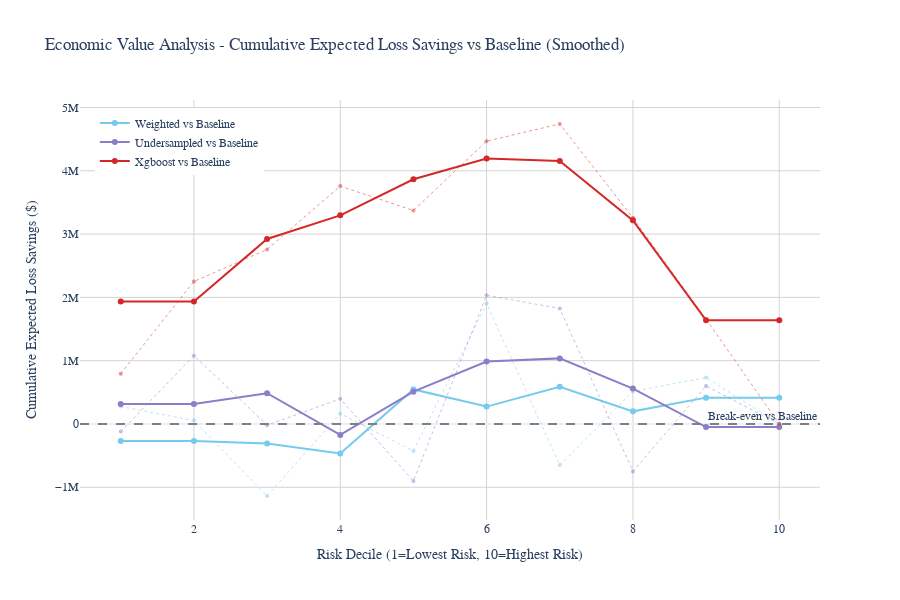

The cell this chart's notebook holds for it:
### Code cell
def visualize_economic_value_with_smoothing(risk_results, baseline_model='Baseline', window_size=3):
    """
    Visualize economic value analysis using the pre-calculated cumulative_expected_loss column
    with smoothing applied to reduce fluctuations
    
    Parameters:
    - risk_results: Dictionary with risk analysis results by model
    - baseline_model: Name of the baseline model
    - window_size: Size of the window for moving average smoothing
    
    Returns:
    - Plotly figure
    """
    import plotly.graph_objects as go
    import numpy as np
    import pandas as pd
    
    # Define colors for models
    colors = {
        'Baseline':  '#1560bd',   
        'Weighted': '#75caed',     
        'Undersampled':  '#8B7EC8', 
        'Xgboost': '#d62728'        
    }
    
    # Get baseline results with cumulative expected loss
    baseline_results = risk_results[baseline_model]['decile_metrics']
    baseline_cumulative = baseline_results['cumulative_expected_loss'].tolist()
    
    # Create figure
    fig = go.Figure()
    
    # Function to apply moving average smoothing
    def apply_smoothing(data, window_size):
        # If window_size is too large for our data, reduce it
        actual_window = min(window_size, len(data))
        if actual_window <= 1:
            return data
        
        # Use pandas rolling mean for smoothing
        return pd.Series(data).rolling(window=actual_window, center=True).mean().fillna(method='bfill').fillna(method='ffill').tolist()
    
    # Process each model
    economic_data = []
    
    for model, data in risk_results.items():
        if model == baseline_model:
            continue
            
        # Get this model's cumulative expected loss
        model_cumulative = data['decile_metrics']['cumulative_expected_loss'].tolist()
        
        # Calculate economic value (difference in cumulative expected loss)
        economic_value = [baseline_cumulative[i] - model_cumulative[i] for i in range(len(baseline_cumulative))]
        
        # Apply smoothing
        smoothed_value = apply_smoothing(economic_value, window_size)
        
        economic_data.append({
            'model': model,
            'deciles': list(range(1, 11)),
            'cumulative_value': economic_value,
            'smoothed_value': smoothed_value
        })
    
    # Add traces for each model - both raw and smoothed
    for data in economic_data:
        # Raw data (with lower opacity)
        fig.add_trace(go.Scatter(
            x=data['deciles'],
            y=data['cumulative_value'],
            mode='lines+markers',
            name=f'{data["model"]} (Raw)',
            line=dict(color=colors.get(data['model'], '#000000'), width=1, dash='dot'),
            marker=dict(size=4),
            opacity=0.5,
            showlegend=False
        ))
        
        # Smoothed data
        fig.add_trace(go.Scatter(
            x=data['deciles'],
            y=data['smoothed_value'],
            mode='lines+markers',
            name=f'{data["model"]} vs {baseline_model}',
            line=dict(color=colors.get(data['model'], '#000000'), width=2),
            marker=dict(size=6)
        ))
    
    # Add zero line
    fig.add_hline(y=0, line_dash="dash", line_color="gray", 
                  annotation_text=f"Break-even vs {baseline_model}")
    
    # Update layout
    fig.update_layout(
        title='Economic Value Analysis - Cumulative Expected Loss Savings vs Baseline (Smoothed)',
        xaxis_title='Risk Decile (1=Lowest Risk, 10=Highest Risk)',
        yaxis_title='Cumulative Expected Loss Savings ($)',
        template='plotly_white',
        font=dict(family="Arial", size=12),
        legend=dict(x=0.02, y=0.98),
        height=600
    )
    
    # Update axes
    fig.update_xaxes(gridcolor='lightgray')
    fig.update_yaxes(gridcolor='lightgray')
    print(economic_data)
    return fig

# Para ejecutar y mostrar la gráfica:
fig_economic_smoothed = visualize_economic_value_with_smoothing(risk_results, window_size=3)
fig_economic_smoothed.show()

### Figure 1 — Plotly figure (JSON) as saved in the notebook; plotly's stock layout.template omitted (floating-point values rounded to 4 significant figures)
{"data": [{"line": {"color": "#75caed", "dash": "dot", "width": 1}, "marker": {"size": 4}, "mode": "lines+markers", "name": "Weighted (Raw)", "opacity": 0.5, "showlegend": false, "type": "scatter", "x": [1, 2, 3, 4, 5, 6, 7, 8, 9, 10], "y": [276885, 53250, -1138170, 163170, -428205, 1901730, -650190, 514545, 733605, 0]}, {"line": {"color": "#75caed", "width": 2}, "marker": {"size": 6}, "mode": "lines+markers", "name": "Weighted vs Baseline", "type": "scatter", "x": [1, 2, 3, 4, 5, 6, 7, 8, 9, 10], "y": [-269345, -269345, -307250, -467735, 545565, 274445, 588695, 199320, 416050, 416050]}, {"line": {"color": "#8B7EC8", "dash": "dot", "width": 1}, "marker": {"size": 4}, "mode": "lines+markers", "name": "Undersampled (Raw)", "opacity": 0.5, "showlegend": false, "type": "scatter", "x": [1, 2, 3, 4, 5, 6, 7, 8, 9, 10], "y": [-118365, 1079700, -18375, 396810, -899640, 2031975, 1825620, -749130, 600225, 0]}, {"line": {"color": "#8B7EC8", "width": 2}, "marker": {"size": 6}, "mode": "lines+markers", "name": "Undersampled vs Baseline", "type": "scatter", "x": [1, 2, 3, 4, 5, 6, 7, 8, 9, 10], "y": [314320, 314320, 486045, -173735, 509715, 985985, 1036155, 558905, -49635, -49635]}, {"line": {"color": "#d62728", "dash": "dot", "width": 1}, "marker": {"size": 4}, "mode": "lines+markers", "name": "Xgboost (Raw)", "opacity": 0.5, "showlegend": false, "type": "scatter", "x": [1, 2, 3, 4, 5, 6, 7, 8, 9, 10], "y": [795195, 2251455, 2757360, 3758460, 3372615, 4468560, 4739295, 3256815, 1655040, 0]}, {"line": {"color": "#d62728", "width": 2}, "marker": {"size": 6}, "mode": "lines+markers", "name": "Xgboost vs Baseline", "type": "scatter", "x": [1, 2, 3, 4, 5, 6, 7, 8, 9, 10], "y": [1934670, 1934670, 2922425, 3296145, 3866545, 4193490, 4154890, 3217050, 1637285, 1637285]}], "layout": {"annotations": [{"showarrow": false, "text": "Break-even vs Baseline", "x": 1, "xanchor": "right", "xref": "x domain", "y": 0, "yanchor": "bottom", "yref": "y"}], "font": {"family": "Arial", "size": 12}, "height": 600, "legend": {"x": 0.02, "y": 0.98}, "shapes": [{"line": {"color": "gray", "dash": "dash"}, "type": "line", "x0": 0, "x1": 1, "xref": "x domain", "y0": 0, "y1": 0, "yref": "y"}], "title": {"text": "Economic Value Analysis - Cumulative Expected Loss Savings vs Baseline (Smoothed)"}, "xaxis": {"gridcolor": "lightgray", "title": {"text": "Risk Decile (1=Lowest Risk, 10=Highest Risk)"}}, "yaxis": {"gridcolor": "lightgray", "title": {"text": "Cumulative Expected Loss Savings ($)"}}}}
